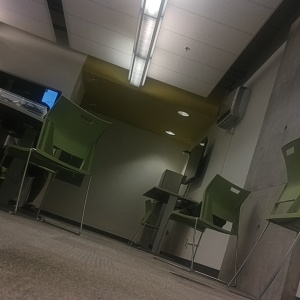
#> input picture eve_backend_hub/genai_tools/one_shot_images/one_shot_1.jpeg, 300 x 300 px
$ python report_generator.py
#> lines starting #> are read from the running program, lines starting #| are printed output that depends on the picture
import os
from os import path
import json

import PIL.Image
import google.generativeai as genai
from dotenv import load_dotenv


class ReportGenerator:
    def __init__(self):
        load_dotenv()
        GEMINI_KEY = os.environ.get("GOOGLE_API_KEY")
        print(GEMINI_KEY)
        genai.configure(api_key=GEMINI_KEY)
        self.model = genai.GenerativeModel("gemini-1.5-flash")
        self.chat = None
        self.cwd = path.dirname(path.realpath(__file__))
        self.static = path.join(path.dirname(self.cwd), 'static')

    def one_shot_prompt(self):
        initial_prompt = """
        Imagine that you are rating rooms in buildings on the basis on environmental sustainability. I shall be providing you with 3 images of a room and you need to assess the environmental sustainability of the place based on the following metrics and provide a general rating for each metric [Poor, Good, Very Good, Excellent] as well as a brief justification for why you chose that score:
        1. Energy Efficiency:
            - Lighting: Evaluation of natural versus artificial lighting and the energy efficiency of lighting systems (e.g., LED lights).
            - Appliances and Electronics: Identification and assessment of energy-efficient devices and systems (e.g., HVAC, kitchen appliances).
            - Provide a percentage breakdown of lighting: Natural vs Artificial

        2. Indoor Air Quality:
            - Air Quality: Presence of ventilation systems, air purifiers, and natural ventilation points.
            - Materials: Use of low-VOC materials to enhance air quality.

        3. Resource Efficiency and Waste Management:
            - Material Sustainability: Incorporation of recycled, reclaimed, or sustainably sourced materials.
            - Waste Management: Availability and effectiveness of recycling bins, waste segregation, and reduction initiatives.
            - Provide a percentage breakdown of the different materials used

        At the end provide an overall rating of the place in one of the following categories:
        - Eco-Champion (90-100%)
        - Green Advocate (60-89%)
        - Eco-Starter (below 60%)
        """
        one_shot_1 = PIL.Image.open(path.join(self.cwd, "one_shot_images/one_shot_1.jpeg"))
#> one_shot_1 is the input picture: PIL image 300x300 RGB; mean R, G, B 79.3, 75.9, 65.8
        one_shot_2 = PIL.Image.open(path.join(self.cwd, "one_shot_images/one_shot_2.jpeg"))
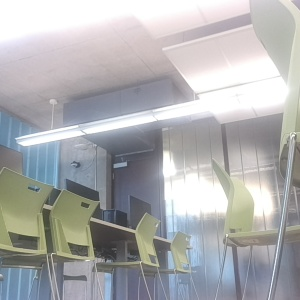
#> input picture eve_backend_hub/genai_tools/one_shot_images/one_shot_2.jpeg, 300 x 300 px
#> one_shot_2 is the input picture: PIL image 300x300 RGB; mean R, G, B 174.2, 175, 176.3
        one_shot_3 = PIL.Image.open(path.join(self.cwd, "one_shot_images/one_shot_3.jpeg"))
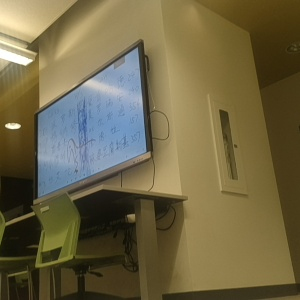
#> input picture eve_backend_hub/genai_tools/one_shot_images/one_shot_3.jpeg, 300 x 300 px
#> one_shot_3 is the input picture: PIL image 300x300 RGB; mean R, G, B 111.6, 101.9, 70.2
        one_shot_4 = PIL.Image.open(path.join(self.cwd, "one_shot_images/one_shot_4.jpeg"))
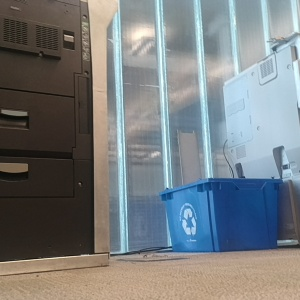
#> input picture eve_backend_hub/genai_tools/one_shot_images/one_shot_4.jpeg, 300 x 300 px
#> one_shot_4 is the input picture: PIL image 300x300 RGB; mean R, G, B 120.8, 125.7, 127.9
#> (the run stopped early here; a loop or call above may not have finished)
